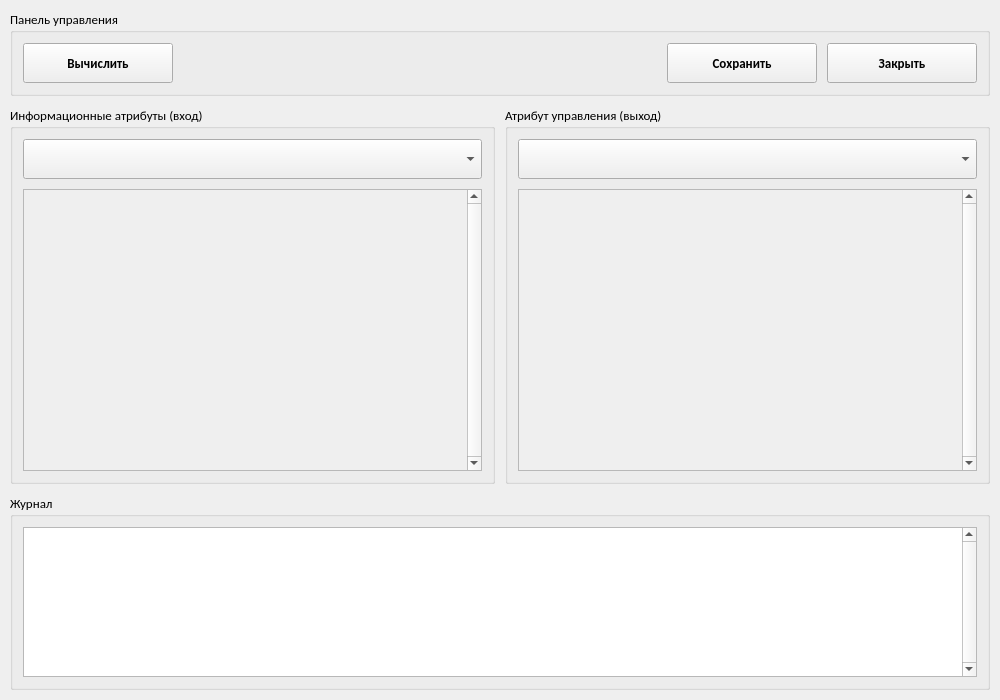
<?xml version="1.0" encoding="UTF-8"?>
<ui version="4.0">
 <class>controller_window</class>
 <widget class="QWidget" name="controller_window">
  <property name="geometry">
   <rect>
    <x>0</x>
    <y>0</y>
    <width>1000</width>
    <height>700</height>
   </rect>
  </property>
  <property name="sizePolicy">
   <sizepolicy hsizetype="Preferred" vsizetype="Preferred">
    <horstretch>0</horstretch>
    <verstretch>0</verstretch>
   </sizepolicy>
  </property>
  <property name="maximumSize">
   <size>
    <width>16777215</width>
    <height>16777215</height>
   </size>
  </property>
  <property name="font">
   <font>
    <family>Calibri</family>
    <pointsize>10</pointsize>
   </font>
  </property>
  <property name="windowTitle">
   <string>Нечёткий регулятор</string>
  </property>
  <layout class="QVBoxLayout" name="verticalLayout_5">
   <property name="spacing">
    <number>10</number>
   </property>
   <property name="leftMargin">
    <number>10</number>
   </property>
   <property name="topMargin">
    <number>10</number>
   </property>
   <property name="rightMargin">
    <number>10</number>
   </property>
   <property name="bottomMargin">
    <number>10</number>
   </property>
   <item>
    <widget class="QGroupBox" name="groupBox_3">
     <property name="sizePolicy">
      <sizepolicy hsizetype="Preferred" vsizetype="Preferred">
       <horstretch>0</horstretch>
       <verstretch>0</verstretch>
      </sizepolicy>
     </property>
     <property name="minimumSize">
      <size>
       <width>0</width>
       <height>0</height>
      </size>
     </property>
     <property name="maximumSize">
      <size>
       <width>16777215</width>
       <height>16777215</height>
      </size>
     </property>
     <property name="title">
      <string>Панель управления</string>
     </property>
     <layout class="QHBoxLayout" name="horizontalLayout_3">
      <property name="spacing">
       <number>10</number>
      </property>
      <property name="leftMargin">
       <number>10</number>
      </property>
      <property name="topMargin">
       <number>10</number>
      </property>
      <property name="rightMargin">
       <number>10</number>
      </property>
      <property name="bottomMargin">
       <number>10</number>
      </property>
      <item>
       <widget class="QPushButton" name="button_calculate">
        <property name="sizePolicy">
         <sizepolicy hsizetype="Minimum" vsizetype="Fixed">
          <horstretch>0</horstretch>
          <verstretch>0</verstretch>
         </sizepolicy>
        </property>
        <property name="minimumSize">
         <size>
          <width>150</width>
          <height>40</height>
         </size>
        </property>
        <property name="font">
         <font>
          <weight>75</weight>
          <bold>true</bold>
         </font>
        </property>
        <property name="cursor">
         <cursorShape>PointingHandCursor</cursorShape>
        </property>
        <property name="text">
         <string>Вычислить</string>
        </property>
        <property name="iconSize">
         <size>
          <width>24</width>
          <height>24</height>
         </size>
        </property>
       </widget>
      </item>
      <item>
       <spacer name="horizontalSpacer">
        <property name="orientation">
         <enum>Qt::Horizontal</enum>
        </property>
        <property name="sizeHint" stdset="0">
         <size>
          <width>40</width>
          <height>20</height>
         </size>
        </property>
       </spacer>
      </item>
      <item>
       <widget class="QPushButton" name="button_save">
        <property name="sizePolicy">
         <sizepolicy hsizetype="Minimum" vsizetype="Fixed">
          <horstretch>0</horstretch>
          <verstretch>0</verstretch>
         </sizepolicy>
        </property>
        <property name="minimumSize">
         <size>
          <width>150</width>
          <height>40</height>
         </size>
        </property>
        <property name="font">
         <font>
          <weight>75</weight>
          <bold>true</bold>
         </font>
        </property>
        <property name="cursor">
         <cursorShape>PointingHandCursor</cursorShape>
        </property>
        <property name="text">
         <string>Сохранить</string>
        </property>
        <property name="iconSize">
         <size>
          <width>24</width>
          <height>24</height>
         </size>
        </property>
       </widget>
      </item>
      <item>
       <widget class="QPushButton" name="button_exit">
        <property name="sizePolicy">
         <sizepolicy hsizetype="Minimum" vsizetype="Fixed">
          <horstretch>0</horstretch>
          <verstretch>0</verstretch>
         </sizepolicy>
        </property>
        <property name="minimumSize">
         <size>
          <width>150</width>
          <height>40</height>
         </size>
        </property>
        <property name="font">
         <font>
          <weight>75</weight>
          <bold>true</bold>
         </font>
        </property>
        <property name="cursor">
         <cursorShape>PointingHandCursor</cursorShape>
        </property>
        <property name="text">
         <string>Закрыть</string>
        </property>
        <property name="iconSize">
         <size>
          <width>24</width>
          <height>24</height>
         </size>
        </property>
       </widget>
      </item>
     </layout>
    </widget>
   </item>
   <item>
    <layout class="QHBoxLayout" name="horizontalLayout">
     <property name="spacing">
      <number>10</number>
     </property>
     <item>
      <widget class="QGroupBox" name="groupBox_2">
       <property name="sizePolicy">
        <sizepolicy hsizetype="Preferred" vsizetype="Preferred">
         <horstretch>0</horstretch>
         <verstretch>0</verstretch>
        </sizepolicy>
       </property>
       <property name="title">
        <string>Информационные атрибуты (вход)</string>
       </property>
       <layout class="QVBoxLayout" name="verticalLayout_3">
        <property name="spacing">
         <number>10</number>
        </property>
        <property name="leftMargin">
         <number>10</number>
        </property>
        <property name="topMargin">
         <number>10</number>
        </property>
        <property name="rightMargin">
         <number>10</number>
        </property>
        <property name="bottomMargin">
         <number>10</number>
        </property>
        <item>
         <widget class="QComboBox" name="combo_add_attribute">
          <property name="minimumSize">
           <size>
            <width>0</width>
            <height>40</height>
           </size>
          </property>
          <property name="cursor">
           <cursorShape>PointingHandCursor</cursorShape>
          </property>
         </widget>
        </item>
        <item>
         <widget class="QScrollArea" name="scroll_attribute">
          <property name="minimumSize">
           <size>
            <width>0</width>
            <height>0</height>
           </size>
          </property>
          <property name="maximumSize">
           <size>
            <width>16777215</width>
            <height>16777215</height>
           </size>
          </property>
          <property name="font">
           <font>
            <family>Calibri</family>
            <pointsize>10</pointsize>
           </font>
          </property>
          <property name="layoutDirection">
           <enum>Qt::LeftToRight</enum>
          </property>
          <property name="styleSheet">
           <string notr="true"/>
          </property>
          <property name="frameShape">
           <enum>QFrame::StyledPanel</enum>
          </property>
          <property name="verticalScrollBarPolicy">
           <enum>Qt::ScrollBarAlwaysOn</enum>
          </property>
          <property name="horizontalScrollBarPolicy">
           <enum>Qt::ScrollBarAlwaysOff</enum>
          </property>
          <property name="widgetResizable">
           <bool>true</bool>
          </property>
          <property name="alignment">
           <set>Qt::AlignLeading|Qt::AlignLeft|Qt::AlignVCenter</set>
          </property>
          <widget class="QWidget" name="scrollAreaWidgetContents_2">
           <property name="geometry">
            <rect>
             <x>0</x>
             <y>0</y>
             <width>443</width>
             <height>305</height>
            </rect>
           </property>
           <property name="autoFillBackground">
            <bool>true</bool>
           </property>
           <layout class="QVBoxLayout" name="verticalLayout_6">
            <property name="spacing">
             <number>0</number>
            </property>
            <property name="leftMargin">
             <number>0</number>
            </property>
            <property name="topMargin">
             <number>0</number>
            </property>
            <property name="rightMargin">
             <number>0</number>
            </property>
            <property name="bottomMargin">
             <number>0</number>
            </property>
            <item>
             <layout class="QVBoxLayout" name="layout_scroll_attribute">
              <property name="spacing">
               <number>10</number>
              </property>
              <property name="leftMargin">
               <number>10</number>
              </property>
              <property name="topMargin">
               <number>10</number>
              </property>
              <property name="rightMargin">
               <number>10</number>
              </property>
              <property name="bottomMargin">
               <number>10</number>
              </property>
             </layout>
            </item>
            <item>
             <spacer name="vertical_spacer_attribute">
              <property name="orientation">
               <enum>Qt::Vertical</enum>
              </property>
              <property name="sizeType">
               <enum>QSizePolicy::Expanding</enum>
              </property>
              <property name="sizeHint" stdset="0">
               <size>
                <width>20</width>
                <height>40</height>
               </size>
              </property>
             </spacer>
            </item>
           </layout>
          </widget>
         </widget>
        </item>
       </layout>
      </widget>
     </item>
     <item>
      <widget class="QGroupBox" name="groupBox_4">
       <property name="sizePolicy">
        <sizepolicy hsizetype="Preferred" vsizetype="Preferred">
         <horstretch>0</horstretch>
         <verstretch>0</verstretch>
        </sizepolicy>
       </property>
       <property name="title">
        <string>Атрибут управления (выход)</string>
       </property>
       <layout class="QVBoxLayout" name="verticalLayout_4">
        <property name="spacing">
         <number>10</number>
        </property>
        <property name="leftMargin">
         <number>10</number>
        </property>
        <property name="topMargin">
         <number>10</number>
        </property>
        <property name="rightMargin">
         <number>10</number>
        </property>
        <property name="bottomMargin">
         <number>10</number>
        </property>
        <item>
         <widget class="QComboBox" name="combo_add_output_attribute">
          <property name="minimumSize">
           <size>
            <width>0</width>
            <height>40</height>
           </size>
          </property>
          <property name="cursor">
           <cursorShape>PointingHandCursor</cursorShape>
          </property>
         </widget>
        </item>
        <item>
         <widget class="QScrollArea" name="scroll_output_attribute">
          <property name="minimumSize">
           <size>
            <width>0</width>
            <height>0</height>
           </size>
          </property>
          <property name="maximumSize">
           <size>
            <width>16777215</width>
            <height>16777215</height>
           </size>
          </property>
          <property name="font">
           <font>
            <family>Calibri</family>
            <pointsize>10</pointsize>
           </font>
          </property>
          <property name="layoutDirection">
           <enum>Qt::LeftToRight</enum>
          </property>
          <property name="styleSheet">
           <string notr="true"/>
          </property>
          <property name="frameShape">
           <enum>QFrame::StyledPanel</enum>
          </property>
          <property name="verticalScrollBarPolicy">
           <enum>Qt::ScrollBarAlwaysOn</enum>
          </property>
          <property name="horizontalScrollBarPolicy">
           <enum>Qt::ScrollBarAlwaysOff</enum>
          </property>
          <property name="widgetResizable">
           <bool>true</bool>
          </property>
          <property name="alignment">
           <set>Qt::AlignLeading|Qt::AlignLeft|Qt::AlignVCenter</set>
          </property>
          <widget class="QWidget" name="scrollAreaWidgetContents_3">
           <property name="geometry">
            <rect>
             <x>0</x>
             <y>0</y>
             <width>443</width>
             <height>305</height>
            </rect>
           </property>
           <property name="autoFillBackground">
            <bool>true</bool>
           </property>
           <layout class="QVBoxLayout" name="verticalLayout_7">
            <property name="spacing">
             <number>0</number>
            </property>
            <property name="leftMargin">
             <number>0</number>
            </property>
            <property name="topMargin">
             <number>0</number>
            </property>
            <property name="rightMargin">
             <number>0</number>
            </property>
            <property name="bottomMargin">
             <number>0</number>
            </property>
            <item>
             <layout class="QVBoxLayout" name="layout_scroll_output_attribute">
              <property name="spacing">
               <number>10</number>
              </property>
              <property name="leftMargin">
               <number>10</number>
              </property>
              <property name="topMargin">
               <number>10</number>
              </property>
              <property name="rightMargin">
               <number>10</number>
              </property>
              <property name="bottomMargin">
               <number>10</number>
              </property>
             </layout>
            </item>
            <item>
             <spacer name="vertical_spacer_output_attribute">
              <property name="orientation">
               <enum>Qt::Vertical</enum>
              </property>
              <property name="sizeType">
               <enum>QSizePolicy::Expanding</enum>
              </property>
              <property name="sizeHint" stdset="0">
               <size>
                <width>20</width>
                <height>40</height>
               </size>
              </property>
             </spacer>
            </item>
           </layout>
          </widget>
         </widget>
        </item>
       </layout>
      </widget>
     </item>
    </layout>
   </item>
   <item>
    <widget class="QGroupBox" name="groupBox">
     <property name="sizePolicy">
      <sizepolicy hsizetype="Preferred" vsizetype="Preferred">
       <horstretch>0</horstretch>
       <verstretch>0</verstretch>
      </sizepolicy>
     </property>
     <property name="minimumSize">
      <size>
       <width>0</width>
       <height>0</height>
      </size>
     </property>
     <property name="maximumSize">
      <size>
       <width>16777215</width>
       <height>16777215</height>
      </size>
     </property>
     <property name="title">
      <string>Журнал</string>
     </property>
     <layout class="QVBoxLayout" name="verticalLayout_2">
      <property name="spacing">
       <number>10</number>
      </property>
      <property name="leftMargin">
       <number>10</number>
      </property>
      <property name="topMargin">
       <number>10</number>
      </property>
      <property name="rightMargin">
       <number>10</number>
      </property>
      <property name="bottomMargin">
       <number>10</number>
      </property>
      <item>
       <widget class="QTextEdit" name="text_log">
        <property name="sizePolicy">
         <sizepolicy hsizetype="Expanding" vsizetype="Fixed">
          <horstretch>0</horstretch>
          <verstretch>0</verstretch>
         </sizepolicy>
        </property>
        <property name="maximumSize">
         <size>
          <width>16777215</width>
          <height>150</height>
         </size>
        </property>
        <property name="verticalScrollBarPolicy">
         <enum>Qt::ScrollBarAlwaysOn</enum>
        </property>
       </widget>
      </item>
     </layout>
    </widget>
   </item>
  </layout>
 </widget>
 <resources/>
 <connections/>
</ui>
